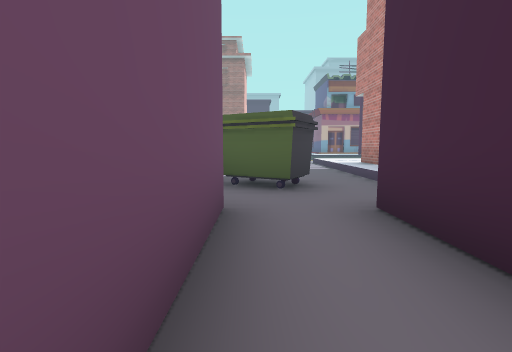
view 1 (above)

22 first-person views from a walk through a 3-D level made in the Unity game engine. The camera is 1.3 m above the floor, tilts 6° down and sees 85° across. The floor is counted in squares, 2 m on a side. Each view is taken from the middle of a square. On the plan, view 1 faces up. The plan holds only what a view shows up to about 9 squares ahead; the rest is blank. The place goes on beyond the plan. The player character is not drawn. Some surface patterns are stand-ins.

view 2
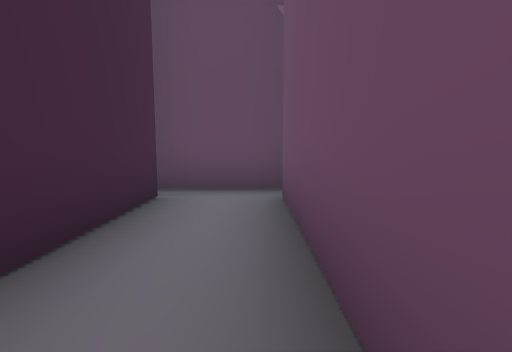

view 3
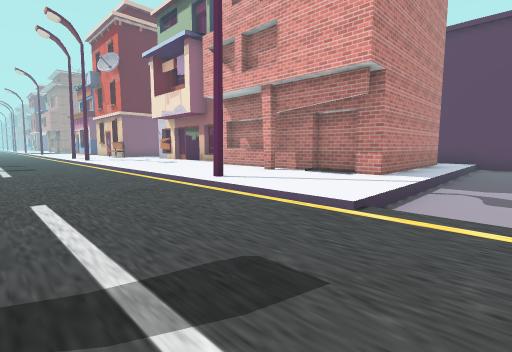

view 4
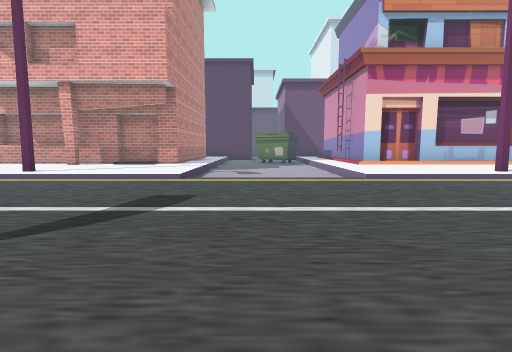

view 5
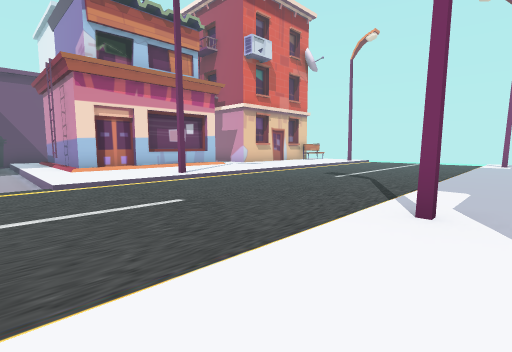

view 6
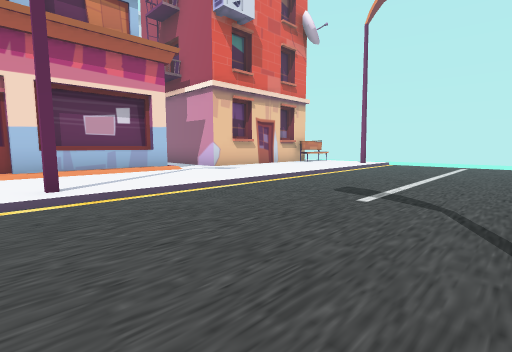

view 7
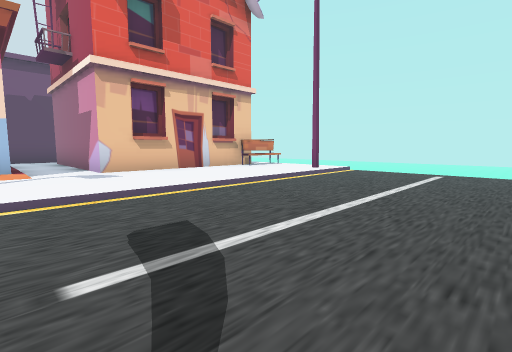

view 8
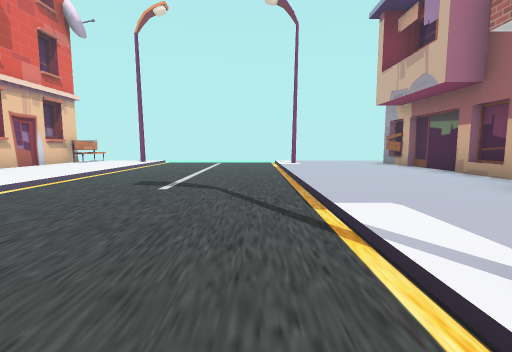

view 9
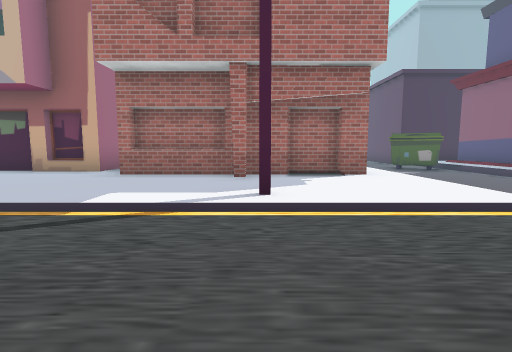

view 10
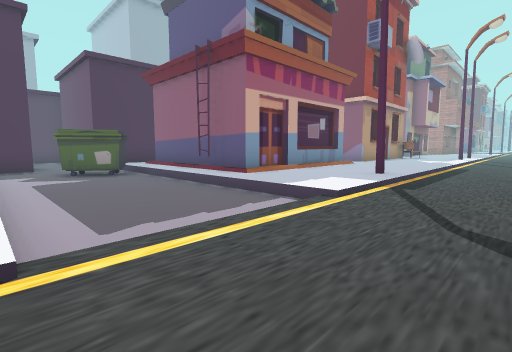

view 11
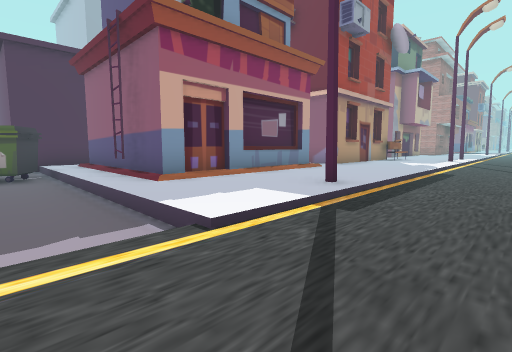

view 12
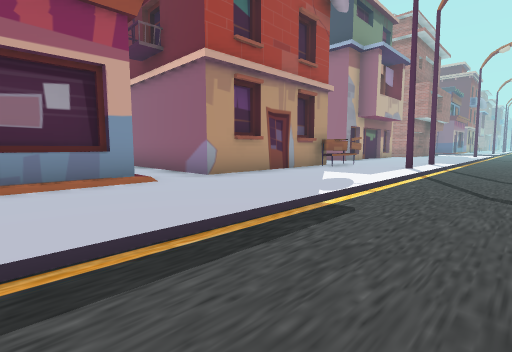

view 13
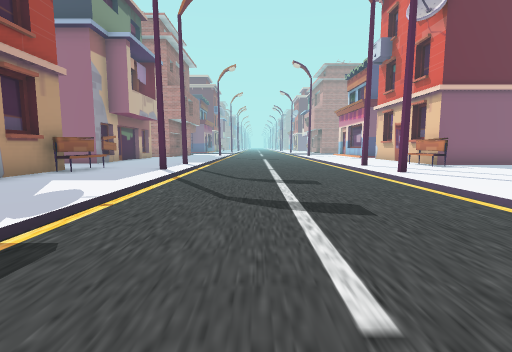

view 14
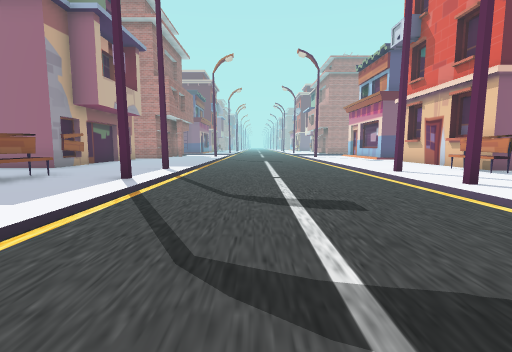

view 15
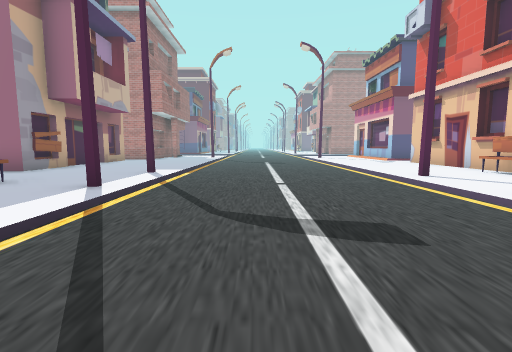

view 16
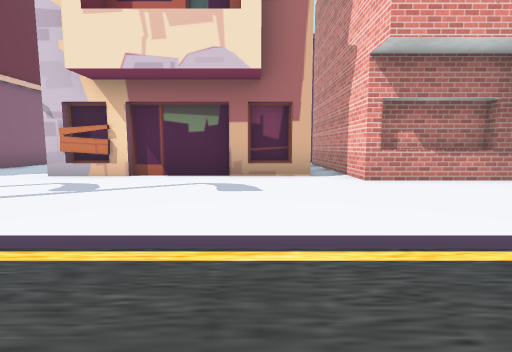

view 17
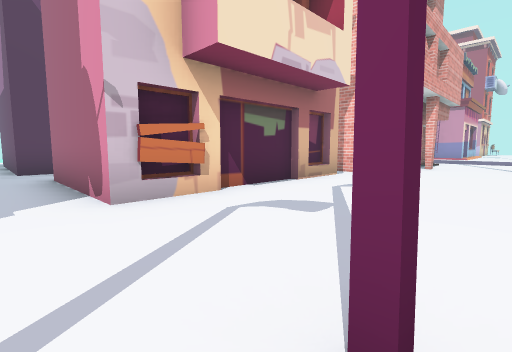

view 18
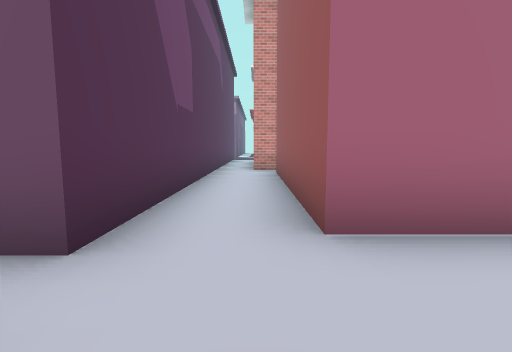

view 19
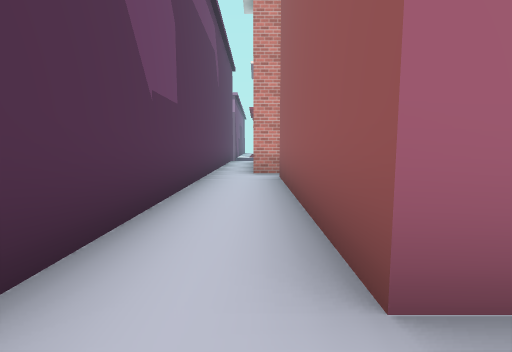

view 20
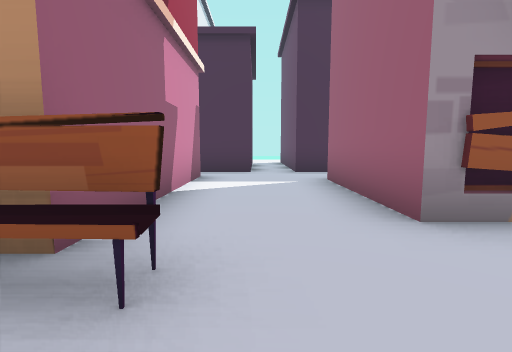

view 21
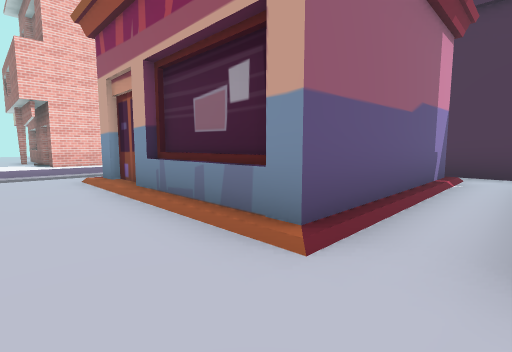

view 22
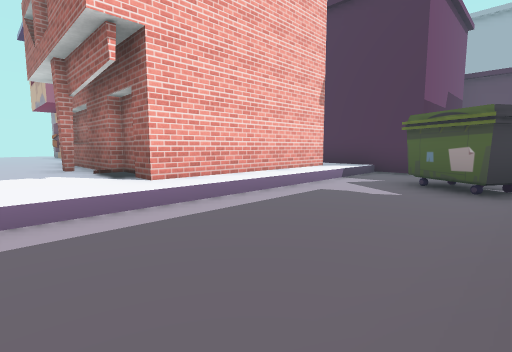

### Floor plan
Key: @ floor where view 1 was taken; # wall or solid block; x gap in a wall; . main floor; - floor 0.25 m lower than the main floor; / step, stairs or slope.
Columns run from 13 left of view 1 to 20 right of it. Each row starts with its distance up from view 1.
 25                             ###
 24             #######   ##    #.##
 23             #/-x-/#   #.    #...
 22             #/-##/#   #.#   #..#
 21             #/---/#   #.#   #..#
 20   ######    #/---##   #.#   #..###
 19   .....######/---/#####.#####.....
 18   .........../---..........##.....
 17   .........../---.................
 16  #////////#////////#////////#/#///
 15 ..................................
 14 ..................................
 13 ..................................
 12 ..................................
 11 #........#..////..#........#.#....
 10 ............/---..................
  9 ##........../---.............##...
  8  #####.#####/---######........####
  7      #.    #/---#    #######..#
  6      #.    #/---#    #######..#
  5      #.     /#--#    #######..#
  4      #.      #--#    #........#
  3             #--##  #########.
  2             #--#           #.
  1             #--#           #.
  0             #@-#           #
 -1             #--#           #
 -2             ####

Positions as (right, up) in squares from view 1, and headings:
1: (0, 0), facing up
2: (0, 2), facing down
3: (1, 14), facing down-right
4: (1, 16), facing down
5: (0, 17), facing down-left
6: (-3, 15), facing down-left
7: (-6, 15), facing down-left
8: (-2, 15), facing left
9: (-3, 13), facing up
10: (0, 14), facing up-right
11: (2, 14), facing up-right
12: (7, 14), facing up-right
13: (8, 14), facing right
14: (10, 14), facing right
15: (11, 14), facing right
16: (10, 13), facing down
17: (15, 11), facing down-left
18: (16, 4), facing left
19: (15, 4), facing left
20: (16, 17), facing up
21: (10, 17), facing up-left
22: (3, 17), facing up-left
